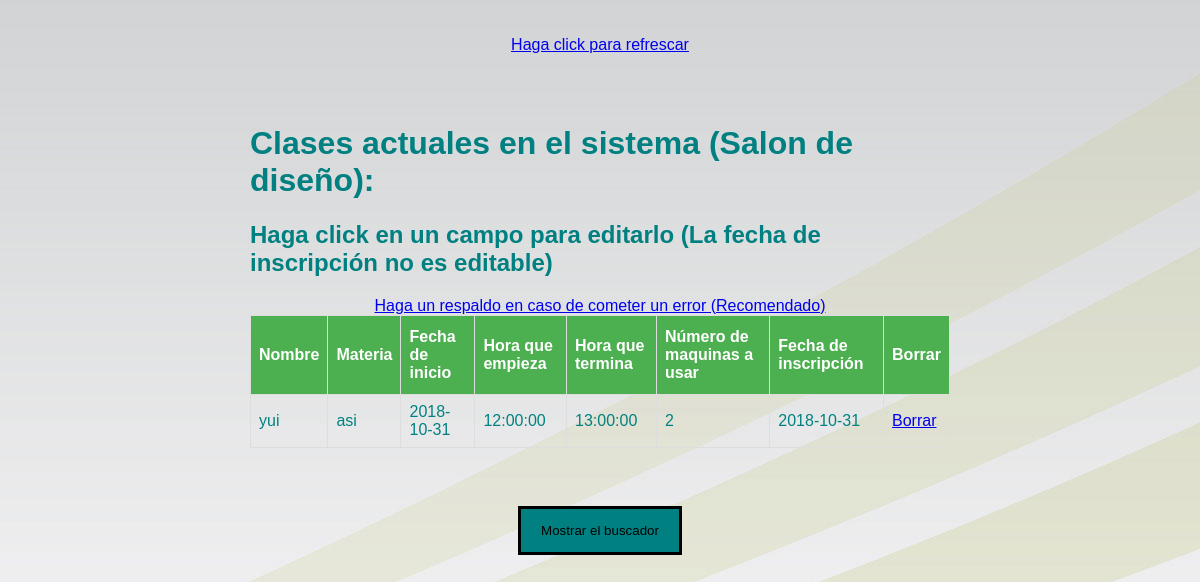
Page /disenoclase.php on the earlier database version.
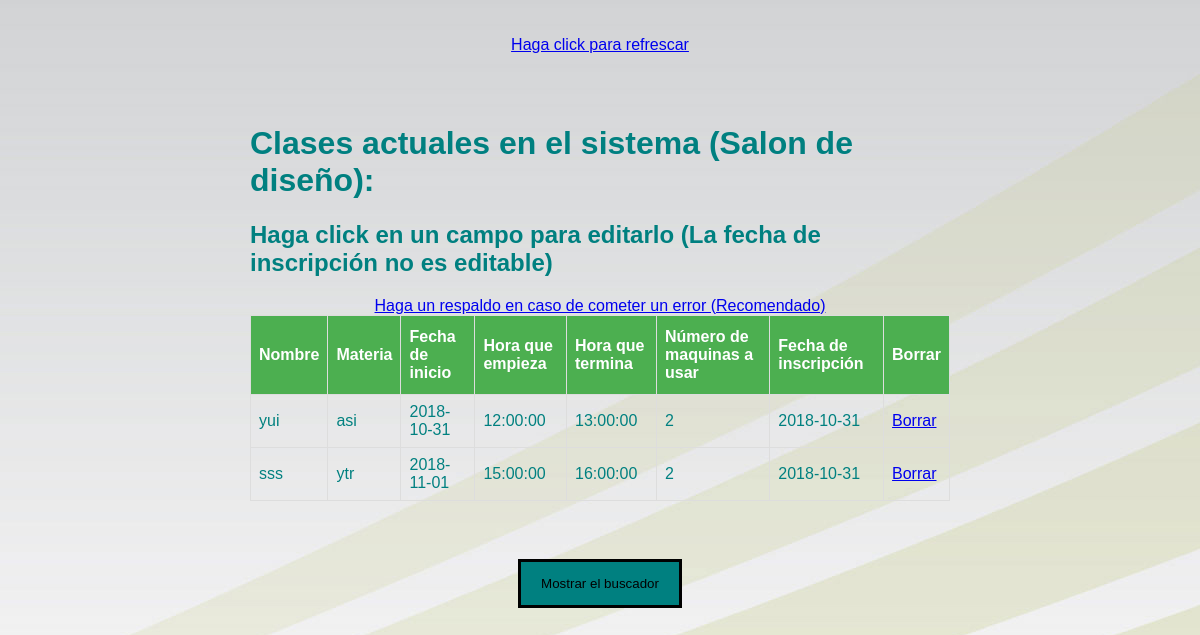
Same page on the later database version.
### tables this page shows
CREATE TABLE `reservadiseno` (
  `id` int(11) NOT NULL AUTO_INCREMENT,
  `nombre` varchar(100) NOT NULL,
  `materia` varchar(100) NOT NULL,
  `fecha` date NOT NULL,
  `fechaemp` time NOT NULL,
  `fechater` time NOT NULL,
  `numero` int(10) NOT NULL,
  `fechainscripcion` date NOT NULL,
  PRIMARY KEY (`id`)
);

### disenoclase.php (the view, shortened to what this page needs)
<?php
include_once("connection.php");
$sql = "SELECT * FROM `reservadiseno` limit 10 ";
$queryRecords = mysqli_query($conn, $sql) or die("Error al buscar");
?>
<!DOCTYPE html>
<html lang="en">
<head>
<link rel="stylesheet" href="estilos\clase.css">
</head>
<body>
<br></br>
<div style="text-align: center;"><a href="disenoclase.php">Haga click para refrescar</a></div>
<div class="container" style="padding:50px 250px;">
<h1>Clases actuales en el sistema (Salon de diseño):</h1>
<h2>Haga click en un campo para editarlo (La fecha de inscripción no es editable)</h2>
<div style="text-align: center;"><a href="backup.php" target="_blank">Haga un respaldo en caso de cometer un error (Recomendado)</a></div>
<table id="employee_grid" name="employee_grid" class="table table-condensed table-hover table-striped bootgrid-table" width="60%" cellspacing="0">
   <thead>
      <tr>
         <th>Nombre</th>
         <th>Materia</th>
         <th>Fecha de inicio</th>
		 <th>Hora que empieza</th>
		 <th>Hora que termina</th>
		 <th>Número de maquinas a usar</th>
		 <th>Fecha de inscripción</th>
		 <th>Borrar</th>
      </tr>
   </thead>
   <tbody id="_editable_table">
      <?php foreach($queryRecords as $res) :?>
      <tr data-row-id="<?php echo $res['id'];?>">
	  <center><td class="editable-col" contenteditable="true" coldisenoclase='0' oldVal ="<?php echo $res['nombre'];?>"><?php echo $res['nombre'];?></td></center>
	  <center><td class="editable-col" contenteditable="true" coldisenoclase='1' oldVal ="<?php echo $res['materia'];?>"><?php echo $res['materia'];?></td></center>
	  <center><td class="editable-col" contenteditable="true" coldisenoclase='2' oldVal ="<?php echo $res['fecha'];?>"><?php echo $res['fecha'];?></td></center>
	  <center><td class="editable-col" contenteditable="true" coldisenoclase='3' oldVal ="<?php echo $res['fechaemp'];?>"><?php echo $res['fechaemp'];?></td></center>
	  <center><td class="editable-col" contenteditable="true" coldisenoclase='4' oldVal ="<?php echo $res['fechater'];?>"><?php echo $res['fechater'];?></td></center>
	  <center><td class="editable-col" contenteditable="true" coldisenoclase='5' oldVal ="<?php echo $res['numero'];?>"><?php echo $res['numero'];?></td></center>
	  <center><td class="editable-col" contenteditable="false" coldisenoclase='6' oldVal ="<?php echo $res['fechainscripcion'];?>"><?php echo $res['fechainscripcion'];?></td></center>
		 <?php
		 echo "<td><a href='disenoclaseborrar.php?id=".$res['id']."'>Borrar</a></td>";
		 echo "</tr>";
		 ?>
	  <?php endforeach;?>
   </tbody>
</table>
</div>
<div id="boton2" style="text-align: center;">
<button onclick="myFunction2()">Mostrar el buscador</button>
</div>
</body>
</html>

Differences in the rows shown:
added reservadiseno: nombre "sss", materia "ytr", fecha "2018-11-01", fechaemp "15:00:00", fechater "16:00:00", numero "2", fechainscripcion "2018-10-31"
